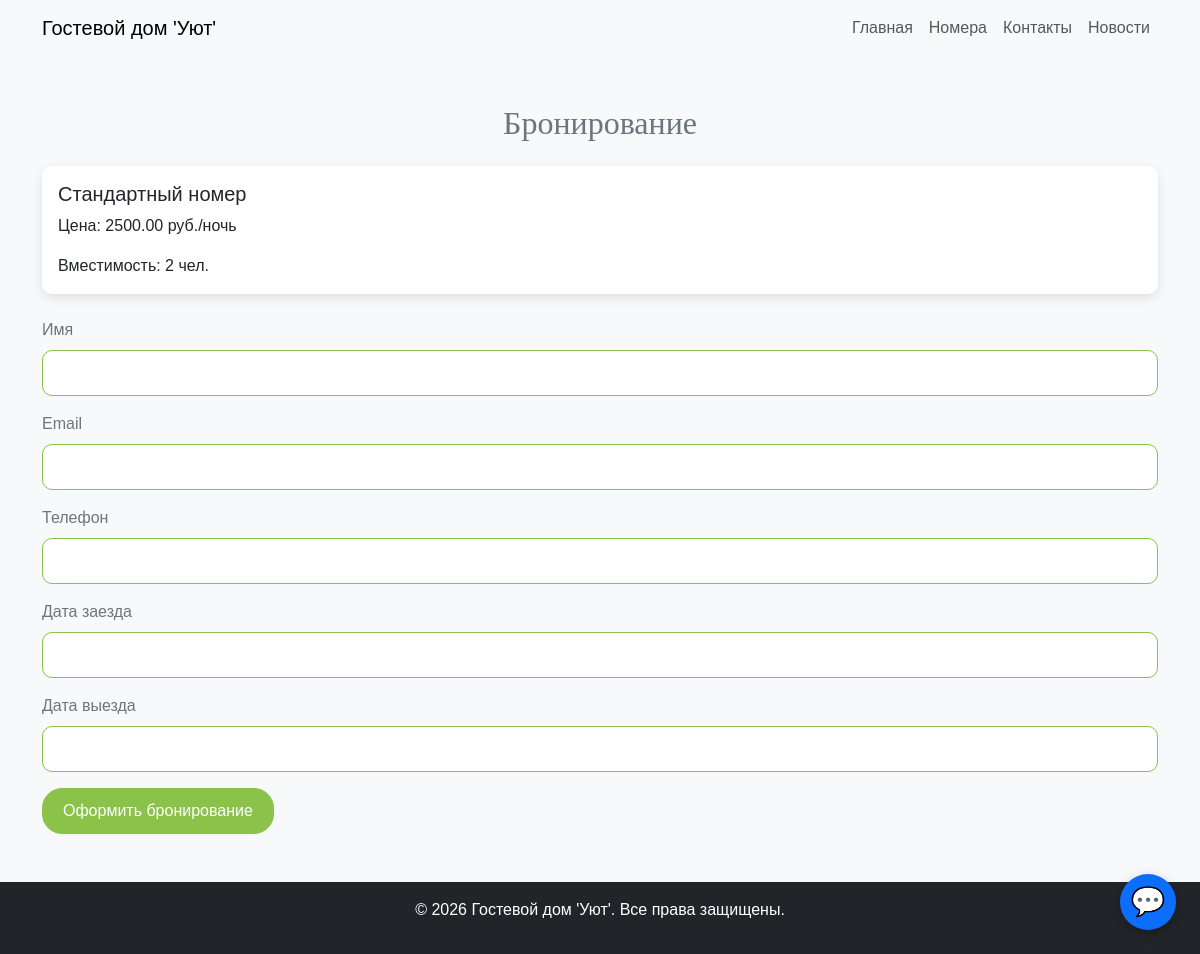
The page /booking.php?room_id=1 on the database its author committed.
### tables this page shows
CREATE TABLE `rooms` (
  `id` int(11) NOT NULL,
  `name` varchar(100) NOT NULL,
  `price` decimal(10,2) NOT NULL,
  `capacity` int(11) NOT NULL,
  `description` text,
  `image_url` varchar(255) DEFAULT NULL
);

### booking.php (the view, shortened to what this page needs)
<?php
include 'db/connect.php';
$room_id = isset($_GET['room_id']) ? (int)$_GET['room_id'] : 0;
$room = null;
if ($room_id) {
    $room = $conn->query("SELECT * FROM rooms WHERE id = $room_id")->fetch_assoc();
}
?>
<!DOCTYPE html>
<html lang="ru">
<head>
    <link href="https://cdn.jsdelivr.net/npm/bootstrap@5.3.0/dist/css/bootstrap.min.css" rel="stylesheet">
    <link href="css/booking.css" rel="stylesheet">
    <link rel="stylesheet" href="https://cdn.jsdelivr.net/npm/flatpickr/dist/flatpickr.min.css">
    <link href="css/chat.css" rel="stylesheet">
</head>
<body>
    <div class="d-flex flex-column min-vh-100">
        <nav class="navbar navbar-expand-lg navbar-light bg-light">
            <div class="container">
                <a class="navbar-brand" href="index.php">Гостевой дом 'Уют'</a>
                <div class="collapse navbar-collapse" id="navbarNav">
                    <ul class="navbar-nav ms-auto">
                        <li class="nav-item">
                            <a class="nav-link" href="index.php">Главная</a>
                        </li>
                        <li class="nav-item">
                            <a class="nav-link" href="rooms.php">Номера</a>
                        </li>
                        <li class="nav-item">
                            <a class="nav-link" href="contacts.php">Контакты</a>
                        </li>
                        <li class="nav-item">
                            <a class="nav-link" href="news.php">Новости</a>
                        </li>
                    </ul>
                </div>
            </div>
        </nav>
        <main class="flex-grow-1">
            <section class="py-5">
                <div class="container">
                    <h2 class="text-center mb-4">Бронирование</h2>
                    <?php if ($room): ?>
                        <div class="card mb-4">
                            <div class="card-body">
                                <h5 class="card-title"><?php echo htmlspecialchars($room['name']); ?></h5>
                                <p class="card-text">Цена: <?php echo htmlspecialchars($room['price']); ?> руб./ночь</p>
                                <p class="card-text">Вместимость: <?php echo htmlspecialchars($room['capacity']); ?> чел.</p>
                            </div>
                        </div>
                        <form method="POST" class="needs-validation" novalidate>
                            <div class="mb-3">
                                <label for="name" class="form-label">Имя</label>
                                <input type="text" class="form-control" id="name" name="name" required>
                            </div>
                            <div class="mb-3">
                                <label for="email" class="form-label">Email</label>
                                <input type="email" class="form-control" id="email" name="email" required>
                            </div>
                            <div class="mb-3">
                                <label for="phone" class="form-label">Телефон</label>
                                <input type="tel" class="form-control" id="phone" name="phone" required>
                            </div>
                            <div class="mb-3">
                                <label for="check_in" class="form-label">Дата заезда</label>
                                <input type="text" class="form-control" id="check_in" name="check_in" required>
                            </div>
                            <div class="mb-3">
                                <label for="check_out" class="form-label">Дата выезда</label>
                                <input type="text" class="form-control" id="check_out" name="check_out" required>
                            </div>
                            <button type="submit" name="book" class="btn btn-primary">Оформить бронирование</button>
                        </form>
                    <?php else: ?>
                        <p class="text-center">Пожалуйста, выберите номер на странице "Номера".</p>
                    <?php endif; ?>
                </div>
            </section>
        </main>
        <footer class="bg-dark text-white text-center py-3">
            <div class="container">
                <p>© <?php echo date("Y"); ?> Гостевой дом 'Уют'. Все права защищены.</p>
            </div>
        </footer>
    </div>
</body>
</html>

### css/booking.css (style rules this page uses)
body { margin: 0; background-color: #f8f9fa; font-family: 'Arial', sans-serif; }
.d-flex { display: flex; flex-direction: column; min-height: 100vh; }
main { flex-grow: 1; }
footer { flex-shrink: 0; background-color: #343a40; }
h2.text-center { font-family: 'Georgia', serif; color: #6c757d; margin-bottom: 2rem; }
.card { border: none; border-radius: 10px; box-shadow: 0 4px 12px rgba(0, 0, 0, 0.1); }
.form-label { font-weight: 500; color: #6c757d; }
.form-control { border-radius: 10px; border-color: #8bc34a; padding: 10px; }
.btn-primary { background-color: #8bc34a; border-color: #8bc34a; border-radius: 20px; padding: 10px 20px; }

### rows shown on the page
rooms: name "Стандартный номер", price "2500.00", capacity "2"
